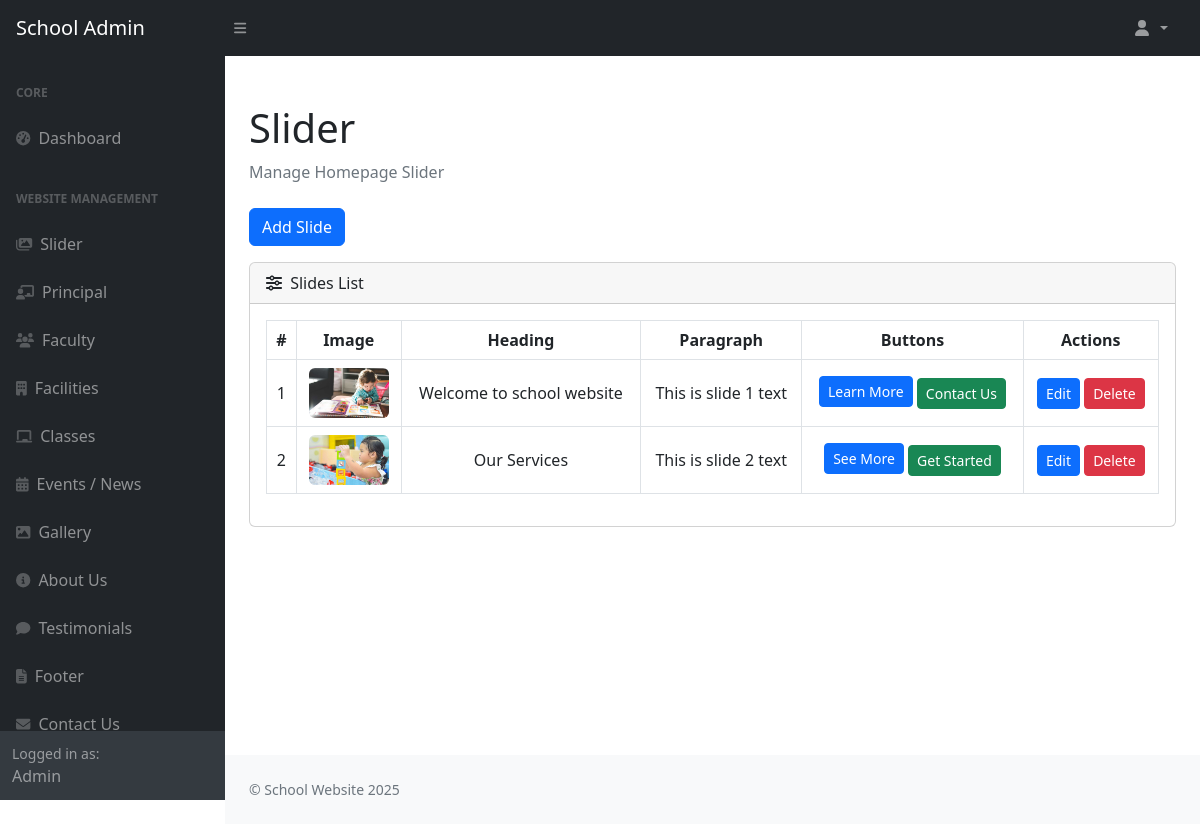
Screenshot of /admin/slider.php (signed in) with the database file from the repository.
### tables this page shows
CREATE TABLE `slider` (
  `id` int(11) NOT NULL,
  `slide_number` int(2) NOT NULL,
  `image` varchar(255) DEFAULT NULL,
  `heading` varchar(255) DEFAULT NULL,
  `paragraph` text DEFAULT NULL,
  `btn1_text` varchar(100) DEFAULT NULL,
  `btn1_url` varchar(255) DEFAULT NULL,
  `btn2_text` varchar(100) DEFAULT NULL,
  `btn2_url` varchar(255) DEFAULT NULL
);

### admin/slider.php (the view, shortened to what this page needs)
<?php
include 'db.php';
$result = mysqli_query($conn, "SELECT id, slide_number, image, heading, paragraph, btn1_text, btn1_url, btn2_text, btn2_url FROM slider ORDER BY slide_number ASC");
?>
<!DOCTYPE html>
<html lang="en">
<head>
    <link href="css/styles.css" rel="stylesheet" />
    <link href="https://cdn.jsdelivr.net/npm/bootstrap@5.2.3/dist/css/bootstrap.min.css" rel="stylesheet">
</head>
<body class="sb-nav-fixed">
    <?php include 'file/navbar.php'; ?>
    <div id="layoutSidenav">
        <?php include 'file/sidebar.php'; ?>
        <div id="layoutSidenav_content">
            <main>
                <div class="container-fluid px-4">
                    <h1 class="mt-4">Slider</h1>
                    <ol class="breadcrumb mb-4">
                        <li class="breadcrumb-item active">Manage Homepage Slider</li>
                    </ol>
                    <button class="btn btn-primary mb-3" data-bs-toggle="modal" data-bs-target="#addModal">Add Slide</button>
                    <div class="card mb-4">
                        <div class="card-header"><i class="fas fa-sliders-h me-1"></i> Slides List</div>
                        <div class="card-body">
                            <table class="table table-bordered align-middle text-center">
                                <thead>
                                    <tr>
                                        <th>#</th>
                                        <th>Image</th>
                                        <th>Heading</th>
                                        <th>Paragraph</th>
                                        <th>Buttons</th>
                                        <th>Actions</th>
                                    </tr>
                                </thead>
                                <tbody>
                                    <?php while ($row = mysqli_fetch_assoc($result)) { ?>
                                    <tr>
                                        <td><?php echo $row['slide_number']; ?></td>
                                        <td>
                                            <?php if (!empty($row['image'])) { ?>
                                                <img src="<?php echo $row['image']; ?>" style="width:80px; height:50px; object-fit:cover; border-radius:6px;">
                                            <?php } ?>
                                        </td>
                                        <td><?php echo htmlspecialchars($row['heading']); ?></td>
                                        <td><?php echo htmlspecialchars($row['paragraph']); ?></td>
                                        <td>
                                            <?php if (!empty($row['btn1_text'])) { ?>
                                                <a href="<?php echo $row['btn1_url']; ?>" target="_blank" class="btn btn-sm btn-primary mb-1"><?php echo $row['btn1_text']; ?></a>
                                            <?php } ?>
                                            <?php if (!empty($row['btn2_text'])) { ?>
                                                <a href="<?php echo $row['btn2_url']; ?>" target="_blank" class="btn btn-sm btn-success"><?php echo $row['btn2_text']; ?></a>
                                            <?php } ?>
                                        </td>
                                        <td>
                                            <button class="btn btn-sm btn-primary" data-bs-toggle="modal" data-bs-target="#editModal<?php echo $row['id']; ?>">Edit</button>
                                            <a href="slider.php?delete=<?php echo $row['id']; ?>" class="btn btn-sm btn-danger" onclick="return confirm('Delete this slide?')">Delete</a>
                                        </td>
                                    </tr>
                                    <?php } ?>
                                </tbody>
                            </table>
                        </div>
                    </div>
                </div>
            </main>
            <footer class="py-4 bg-light mt-auto">
                <div class="container-fluid px-4">
                    <div class="d-flex align-items-center justify-content-between small">
                        <div class="text-muted">© School Website 2025</div>
                    </div>
                </div>
            </footer>
        </div>
    </div>
</body>
</html>

### rows the page displays
slider: slide_number "1", image (picture), heading "Welcome to school website", paragraph "This is slide 1 text", btn1_text "Learn More", btn2_text "Contact Us"
slider: slide_number "2", image (picture), heading "Our Services", paragraph "This is slide 2 text", btn1_text "See More", btn2_text "Get Started"
